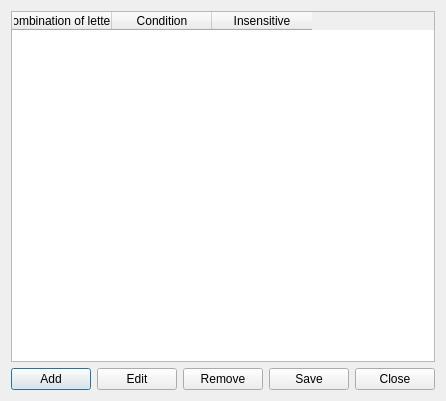
<?xml version="1.0" encoding="UTF-8"?>
<ui version="4.0">
 <class>RulesChange</class>
 <widget class="QDialog" name="RulesChange">
  <property name="geometry">
   <rect>
    <x>0</x>
    <y>0</y>
    <width>373</width>
    <height>401</height>
   </rect>
  </property>
  <property name="windowTitle">
   <string>Dialog</string>
  </property>
  <layout class="QVBoxLayout" name="verticalLayout">
   <item>
    <widget class="QTableWidget" name="listWords">
     <column>
      <property name="text">
       <string>Combination of letters</string>
      </property>
     </column>
     <column>
      <property name="text">
       <string>Condition</string>
      </property>
     </column>
     <column>
      <property name="text">
       <string>Insensitive</string>
      </property>
     </column>
    </widget>
   </item>
   <item>
    <layout class="QHBoxLayout" name="horizontalLayout">
     <item>
      <widget class="QPushButton" name="cmdAdd">
       <property name="text">
        <string>Add</string>
       </property>
      </widget>
     </item>
     <item>
      <widget class="QPushButton" name="cmdEdit">
       <property name="text">
        <string>Edit</string>
       </property>
      </widget>
     </item>
     <item>
      <widget class="QPushButton" name="cmdRemove">
       <property name="text">
        <string>Remove</string>
       </property>
      </widget>
     </item>
     <item>
      <widget class="QPushButton" name="cmdSave">
       <property name="text">
        <string>Save</string>
       </property>
      </widget>
     </item>
     <item>
      <widget class="QPushButton" name="cmdClose">
       <property name="text">
        <string>Close</string>
       </property>
      </widget>
     </item>
    </layout>
   </item>
  </layout>
 </widget>
 <resources/>
 <connections/>
</ui>
